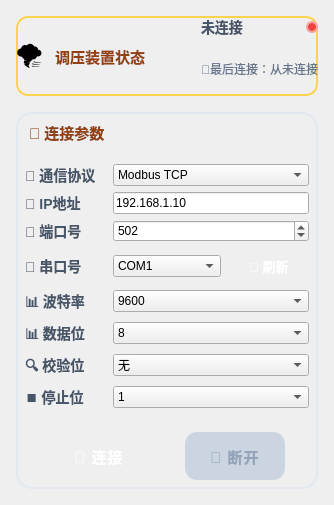
         <widget class="QWidget" name="commTab">
          <attribute name="title">
           <string>🌪️ 调压装置通讯</string>
          </attribute>
          <layout class="QVBoxLayout" name="commTabLayout">
           <property name="spacing">
            <number>16</number>
           </property>
           <property name="leftMargin">
            <number>16</number>
           </property>
           <property name="topMargin">
            <number>16</number>
           </property>
           <property name="rightMargin">
            <number>16</number>
           </property>
           <property name="bottomMargin">
            <number>16</number>
           </property>
           <item>
            <widget class="QWidget" name="pressureStatusWidget" native="true">
             <property name="minimumSize">
              <size>
               <width>0</width>
               <height>80</height>
              </size>
             </property>
             <property name="maximumSize">
              <size>
               <width>16777215</width>
               <height>80</height>
              </size>
             </property>
             <property name="styleSheet">
              <string notr="true">
QWidget#pressureStatusWidget {
    background: qlineargradient(x1:0, y1:0, x2:1, y2:1, 
        stop:0 #fef3c7, 
        stop:1 #fde68a);
    border-radius: 12px;
    border: 2px solid #fcd34d;
    padding: 12px 16px;
}
              </string>
             </property>
             <layout class="QHBoxLayout" name="pressureStatusHLayout">
              <property name="spacing">
               <number>16</number>
              </property>
              <property name="leftMargin">
               <number>0</number>
              </property>
              <property name="topMargin">
               <number>0</number>
              </property>
              <property name="rightMargin">
               <number>0</number>
              </property>
              <property name="bottomMargin">
               <number>0</number>
              </property>
              <item>
               <layout class="QHBoxLayout" name="pressureStatusLeftLayout">
                <property name="spacing">
                 <number>12</number>
                </property>
                <item>
                 <widget class="QLabel" name="pressureIconLabel">
                  <property name="styleSheet">
                   <string notr="true">font-size: 24px; background: transparent;</string>
                  </property>
                  <property name="text">
                   <string>🌪️</string>
                  </property>
                 </widget>
                </item>
                <item>
                 <widget class="QLabel" name="pressureStatusTitle">
                  <property name="styleSheet">
                   <string notr="true">font-weight: bold; font-size: 15px; color: #92400e; background: transparent;</string>
                  </property>
                  <property name="text">
                   <string>调压装置状态</string>
                  </property>
                 </widget>
                </item>
               </layout>
              </item>
              <item>
               <spacer name="pressureStatusSpacer">
                <property name="orientation">
                 <enum>Qt::Horizontal</enum>
                </property>
                <property name="sizeHint" stdset="0">
                 <size>
                  <width>40</width>
                  <height>20</height>
                 </size>
                </property>
               </spacer>
              </item>
              <item>
               <layout class="QVBoxLayout" name="pressureStatusRightLayout">
                <property name="spacing">
                 <number>4</number>
                </property>
                <item>
                 <layout class="QHBoxLayout" name="pressureStatusIndicatorLayout">
                  <property name="spacing">
                   <number>8</number>
                  </property>
                  <item>
                   <widget class="QLabel" name="pressureConnectStatus">
                    <property name="styleSheet">
                     <string notr="true">font-size: 14px; font-weight: 600; color: #475569; background: transparent;</string>
                    </property>
                    <property name="text">
                     <string>未连接</string>
                    </property>
                   </widget>
                  </item>
                  <item>
                   <widget class="QLabel" name="pressureStatusIndicator">
                    <property name="minimumSize">
                     <size>
                      <width>12</width>
                      <height>12</height>
                     </size>
                    </property>
                    <property name="maximumSize">
                     <size>
                      <width>12</width>
                      <height>12</height>
                     </size>
                    </property>
                    <property name="styleSheet">
                     <string notr="true">background-color: #ef4444; border-radius: 6px; border: 2px solid #fca5a5;</string>
                    </property>
                    <property name="text">
                     <string/>
                    </property>
                   </widget>
                  </item>
                 </layout>
                </item>
                <item>
                 <widget class="QLabel" name="pressureLastConnect">
                  <property name="styleSheet">
                   <string notr="true">font-size: 12px; color: #64748b; background: transparent;</string>
                  </property>
                  <property name="text">
                   <string>📍最后连接：从未连接</string>
                  </property>
                 </widget>
                </item>
               </layout>
              </item>
             </layout>
            </widget>
           </item>
           <item>
            <widget class="QWidget" name="connectionParamsWidget" native="true">
             <property name="styleSheet">
              <string notr="true">
QWidget#connectionParamsWidget {
    background: qlineargradient(x1:0, y1:0, x2:0, y2:1, 
        stop:0 #ffffff, 
        stop:1 #f8fafc);
    border-radius: 16px;
    border: 2px solid #e2e8f0;
    padding: 12px;
}
              </string>
             </property>
             <layout class="QVBoxLayout" name="verticalLayout_9">
              <item>
               <widget class="QLabel" name="connectionParamsTitle">
                <property name="styleSheet">
                 <string notr="true">font-size: 15px; font-weight: bold; padding-bottom: 6px; border-bottom: 2px solid #e2e8f0; color: #92400e;</string>
                </property>
                <property name="text">
                 <string>🔧 连接参数</string>
                </property>
               </widget>
              </item>
              <item>
               <layout class="QFormLayout" name="formLayout_2">
                <property name="horizontalSpacing">
                 <number>16</number>
                </property>
                <property name="verticalSpacing">
                 <number>6</number>
                </property>
                <property name="leftMargin">
                 <number>0</number>
                </property>
                <property name="topMargin">
                 <number>6</number>
                </property>
                <property name="rightMargin">
                 <number>0</number>
                </property>
                <property name="bottomMargin">
                 <number>6</number>
                </property>
                <item row="0" column="0">
                 <widget class="QLabel" name="protocolLabel">
                  <property name="styleSheet">
                   <string notr="true">font-size: 14px; color: #475569; font-weight: 600;</string>
                  </property>
                  <property name="text">
                   <string>📡 通信协议</string>
                  </property>
                 </widget>
                </item>
                <item row="0" column="1">
                 <widget class="QComboBox" name="protocolComboBox">
                  <item>
                   <property name="text">
                    <string>Modbus TCP</string>
                   </property>
                  </item>
                  <item>
                   <property name="text">
                    <string>Modbus RTU</string>
                   </property>
                  </item>
                 </widget>
                </item>
                <item row="1" column="0">
                 <widget class="QLabel" name="ipLabel">
                  <property name="styleSheet">
                   <string notr="true">font-size: 14px; color: #475569; font-weight: 600;</string>
                  </property>
                  <property name="text">
                   <string>🌐 IP地址</string>
                  </property>
                 </widget>
                </item>
                <item row="1" column="1">
                 <widget class="QLineEdit" name="ipLineEdit">
                  <property name="text">
                   <string>192.168.1.10</string>
                  </property>
                 </widget>
                </item>
                <item row="2" column="0">
                 <widget class="QLabel" name="portLabel">
                  <property name="styleSheet">
                   <string notr="true">font-size: 14px; color: #475569; font-weight: 600;</string>
                  </property>
                  <property name="text">
                   <string>🔌 端口号</string>
                  </property>
                 </widget>
                </item>
                <item row="2" column="1">
                 <widget class="QSpinBox" name="portSpinBox">
                  <property name="minimum">
                   <number>1</number>
                  </property>
                  <property name="maximum">
                   <number>65535</number>
                  </property>
                  <property name="value">
                   <number>502</number>
                  </property>
                 </widget>
                </item>
                <item row="3" column="0">
                 <widget class="QLabel" name="serialPortLabel">
                  <property name="styleSheet">
                   <string notr="true">font-size: 14px; color: #475569; font-weight: 600;</string>
                  </property>
                  <property name="text">
                   <string>🔌 串口号</string>
                  </property>
                  <property name="hidden" stdset="0">
                   <bool>true</bool>
                  </property>
                 </widget>
                </item>
                <item row="3" column="1">
                 <layout class="QHBoxLayout" name="serialPortLayout">
                  <property name="spacing">
                   <number>8</number>
                  </property>
                  <item>
                   <widget class="QComboBox" name="serialPortCombo">
                    <property name="hidden" stdset="0">
                     <bool>true</bool>
                    </property>
                    <item>
                     <property name="text">
                      <string>COM1</string>
                     </property>
                    </item>
                    <item>
                     <property name="text">
                      <string>COM2</string>
                     </property>
                    </item>
                    <item>
                     <property name="text">
                      <string>COM3</string>
                     </property>
                    </item>
                    <item>
                     <property name="text">
                      <string>COM4</string>
                     </property>
                    </item>
                    <item>
                     <property name="text">
                      <string>COM5</string>
                     </property>
                    </item>
                   </widget>
                  </item>
                  <item>
                   <widget class="QPushButton" name="refreshSerialPortBtn">
                    <property name="minimumSize">
                     <size>
                      <width>80</width>
                      <height>0</height>
                     </size>
                    </property>
                    <property name="maximumSize">
                     <size>
                      <width>80</width>
                      <height>16777215</height>
                     </size>
                    </property>
                    <property name="styleSheet">
                     <string notr="true">
QPushButton {
    background: qlineargradient(x1:0, y1:0, x2:0, y2:1, 
        stop:0 #10b981, 
        stop:1 #059669);
    color: white;
    border: none;
    border-radius: 10px;
    padding: 8px 12px;
    font-size: 13px;
    font-weight: 600;
}
QPushButton:hover {
    background: qlineargradient(x1:0, y1:0, x2:0, y2:1, 
        stop:0 #059669, 
        stop:1 #047857);
}
QPushButton:pressed {
    background: #047857;
}
                     </string>
                    </property>
                    <property name="text">
                     <string>🔄 刷新</string>
                    </property>
                    <property name="hidden" stdset="0">
                     <bool>true</bool>
                    </property>
                   </widget>
                  </item>
                 </layout>
                </item>
                <item row="4" column="0">
                 <widget class="QLabel" name="baudrateLabel">
                  <property name="styleSheet">
                   <string notr="true">font-size: 14px; color: #475569; font-weight: 600;</string>
                  </property>
                  <property name="text">
                   <string>📊 波特率</string>
                  </property>
                  <property name="hidden" stdset="0">
                   <bool>true</bool>
                  </property>
                 </widget>
                </item>
                <item row="4" column="1">
                 <widget class="QComboBox" name="baudrateCombo">
                  <property name="hidden" stdset="0">
                   <bool>true</bool>
                  </property>
                  <item>
                   <property name="text">
                    <string>9600</string>
                   </property>
                  </item>
                  <item>
                   <property name="text">
                    <string>19200</string>
                   </property>
                  </item>
                  <item>
                   <property name="text">
                    <string>38400</string>
                   </property>
                  </item>
                  <item>
                   <property name="text">
                    <string>57600</string>
                   </property>
                  </item>
                  <item>
                   <property name="text">
                    <string>115200</string>
                   </property>
                  </item>
                 </widget>
                </item>
                <item row="5" column="0">
                 <widget class="QLabel" name="databitsLabel">
                  <property name="styleSheet">
                   <string notr="true">font-size: 14px; color: #475569; font-weight: 600;</string>
                  </property>
                  <property name="text">
                   <string>📊 数据位</string>
                  </property>
                  <property name="hidden" stdset="0">
                   <bool>true</bool>
                  </property>
                 </widget>
                </item>
                <item row="5" column="1">
                 <widget class="QComboBox" name="databitsCombo">
                  <property name="currentIndex">
                   <number>3</number>
                  </property>
                  <property name="hidden" stdset="0">
                   <bool>true</bool>
                  </property>
                  <item>
                   <property name="text">
                    <string>5</string>
                   </property>
                  </item>
                  <item>
                   <property name="text">
                    <string>6</string>
                   </property>
                  </item>
                  <item>
                   <property name="text">
                    <string>7</string>
                   </property>
                  </item>
                  <item>
                   <property name="text">
                    <string>8</string>
                   </property>
                  </item>
                 </widget>
                </item>
                <item row="6" column="0">
                 <widget class="QLabel" name="parityLabel">
                  <property name="styleSheet">
                   <string notr="true">font-size: 14px; color: #475569; font-weight: 600;</string>
                  </property>
                  <property name="text">
                   <string>🔍 校验位</string>
                  </property>
                  <property name="hidden" stdset="0">
                   <bool>true</bool>
                  </property>
                 </widget>
                </item>
                <item row="6" column="1">
                 <widget class="QComboBox" name="parityCombo">
                  <property name="hidden" stdset="0">
                   <bool>true</bool>
                  </property>
                  <item>
                   <property name="text">
                    <string>无</string>
                   </property>
                  </item>
                  <item>
                   <property name="text">
                    <string>奇校验</string>
                   </property>
                  </item>
                  <item>
                   <property name="text">
                    <string>偶校验</string>
                   </property>
                  </item>
                 </widget>
                </item>
                <item row="7" column="0">
                 <widget class="QLabel" name="stopbitsLabel">
                  <property name="styleSheet">
                   <string notr="true">font-size: 14px; color: #475569; font-weight: 600;</string>
                  </property>
                  <property name="text">
                   <string>⏹️ 停止位</string>
                  </property>
                  <property name="hidden" stdset="0">
                   <bool>true</bool>
                  </property>
                 </widget>
                </item>
                <item row="7" column="1">
                 <widget class="QComboBox" name="stopbitsCombo">
                  <property name="hidden" stdset="0">
                   <bool>true</bool>
                  </property>
                  <item>
                   <property name="text">
                    <string>1</string>
                   </property>
                  </item>
                  <item>
                   <property name="text">
                    <string>1.5</string>
                   </property>
                  </item>
                  <item>
                   <property name="text">
                    <string>2</string>
                   </property>
                  </item>
                 </widget>
                </item>
               </layout>
              </item>
              <item>
               <layout class="QHBoxLayout" name="pressureButtonLayout">
                <property name="spacing">
                 <number>12</number>
                </property>
                <property name="topMargin">
                 <number>8</number>
                </property>
                <item>
                 <widget class="QPushButton" name="connectButton">
                  <property name="sizePolicy">
                   <sizepolicy hsizetype="Fixed" vsizetype="Fixed">
                    <horstretch>0</horstretch>
                    <verstretch>0</verstretch>
                   </sizepolicy>
                  </property>
                  <property name="minimumSize">
                   <size>
                    <width>100</width>
                    <height>48</height>
                   </size>
                  </property>
                  <property name="styleSheet">
                   <string notr="true">
QPushButton {
    background: qlineargradient(x1:0, y1:0, x2:0, y2:1, 
        stop:0 #3b82f6, 
        stop:1 #2563eb);
    color: white;
    border: none;
    border-radius: 12px;
    font-weight: 700;
    font-size: 15px;
    letter-spacing: 1px;
    padding: 4px 8px;
}
QPushButton:hover {
    background: qlineargradient(x1:0, y1:0, x2:0, y2:1, 
        stop:0 #2563eb, 
        stop:1 #1d4ed8);
    border: 2px solid rgba(255, 255, 255, 0.3);
}
QPushButton:pressed {
    background: #1e40af;
    padding: 6px 8px 2px 8px;
}
QPushButton:disabled {
    background: #cbd5e1;
    color: #94a3b8;
}
                   </string>
                  </property>
                  <property name="text">
                   <string>🔌 连接</string>
                  </property>
                 </widget>
                </item>
                <item>
                 <widget class="QPushButton" name="disconnectButton">
                  <property name="enabled">
                   <bool>false</bool>
                  </property>
                  <property name="sizePolicy">
                   <sizepolicy hsizetype="Fixed" vsizetype="Fixed">
                    <horstretch>0</horstretch>
                    <verstretch>0</verstretch>
                   </sizepolicy>
                  </property>
                  <property name="minimumSize">
                   <size>
                    <width>100</width>
                    <height>48</height>
                   </size>
                  </property>
                  <property name="styleSheet">
                   <string notr="true">
QPushButton {
    background: qlineargradient(x1:0, y1:0, x2:0, y2:1, 
        stop:0 #ef4444, 
        stop:1 #dc2626);
    color: white;
    border: none;
    border-radius: 12px;
    font-weight: 700;
    font-size: 15px;
    letter-spacing: 1px;
    padding: 4px 8px;
}
QPushButton:hover {
    background: qlineargradient(x1:0, y1:0, x2:0, y2:1, 
        stop:0 #dc2626, 
        stop:1 #b91c1c);
    border: 2px solid rgba(255, 255, 255, 0.3);
}
QPushButton:pressed {
    background: #991b1b;
    padding: 6px 8px 2px 8px;
}
QPushButton:disabled {
    background: #cbd5e1;
    color: #94a3b8;
}
                   </string>
                  </property>
                  <property name="text">
                   <string>🔌 断开</string>
                  </property>
                 </widget>
                </item>
               </layout>
              </item>
             </layout>
            </widget>
           </item>
          </layout>
         </widget>
